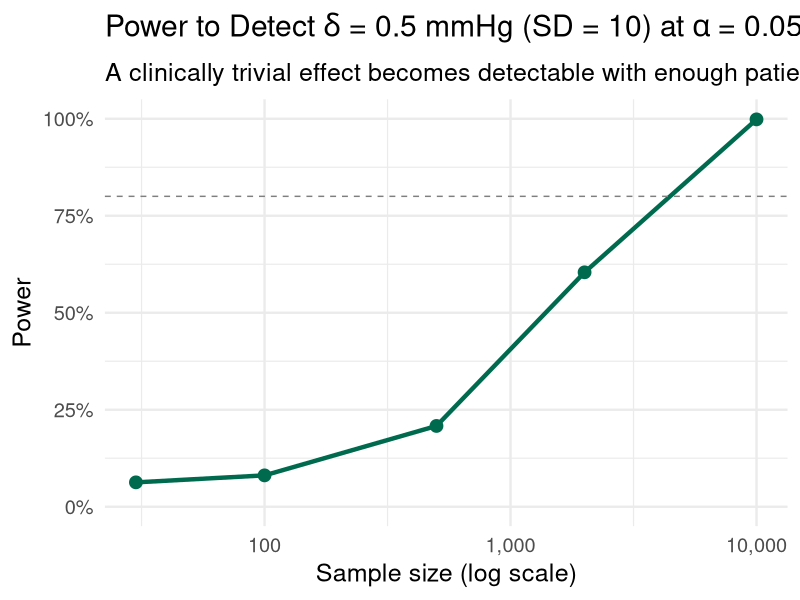
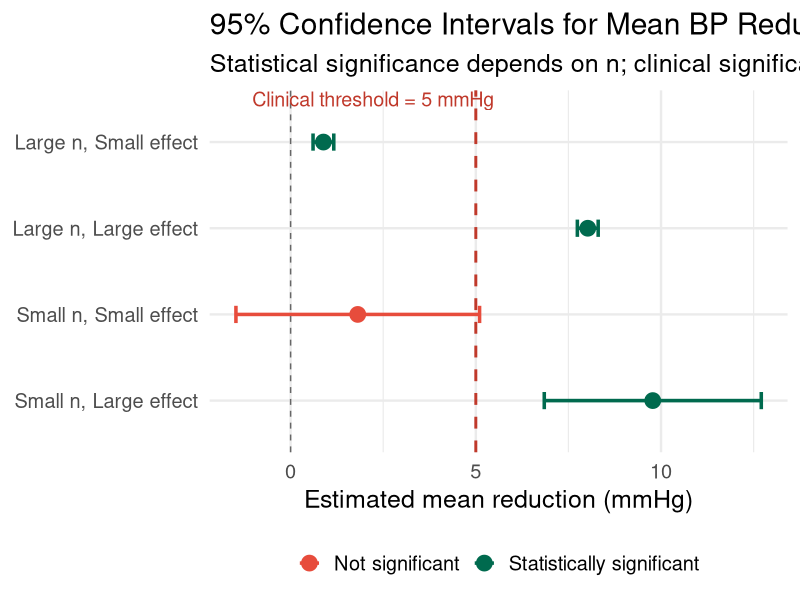
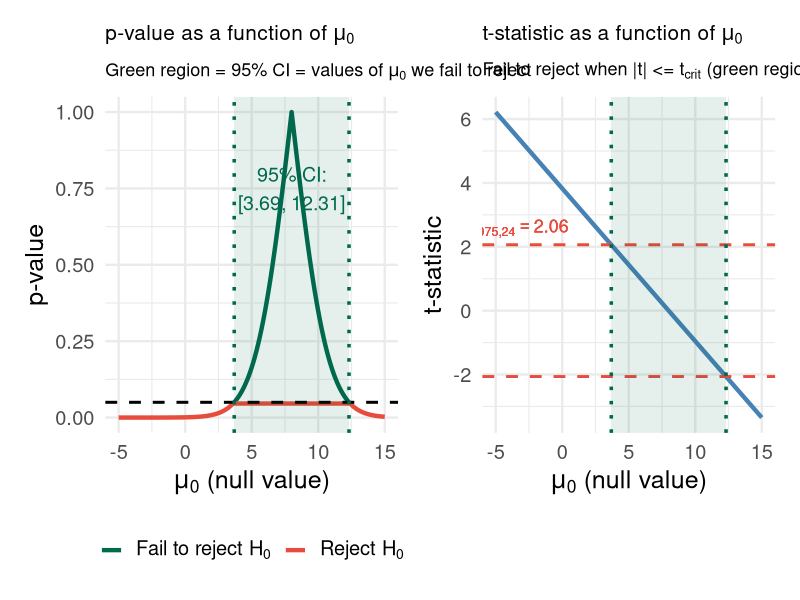
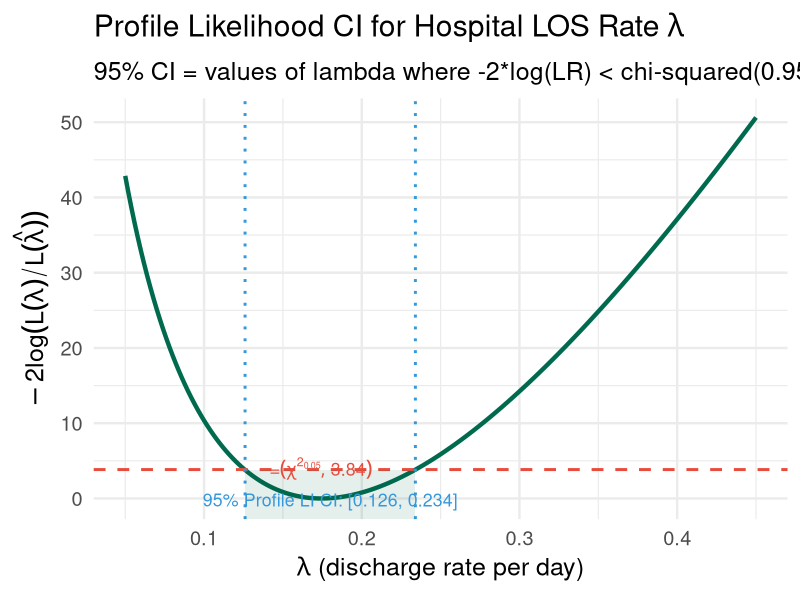
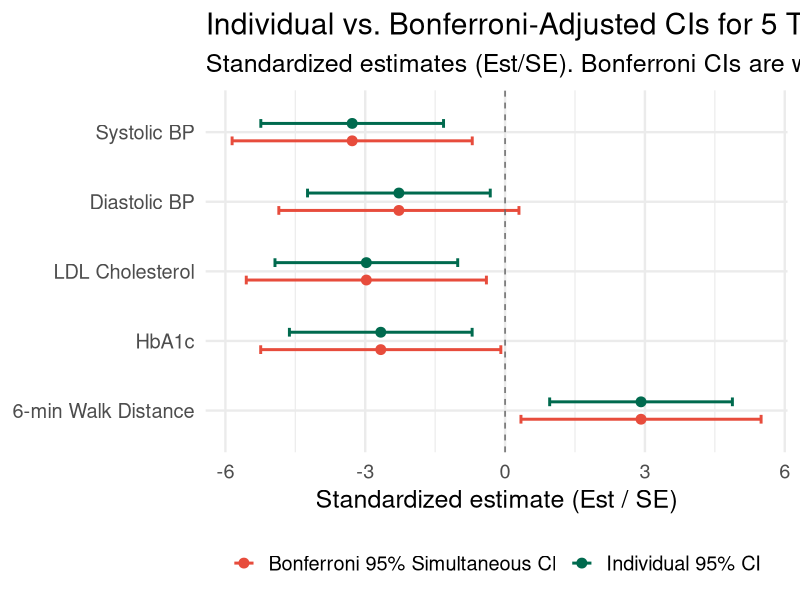

These figures' R source, in order:
## ---- chunk 1
#| label: setup
#| include: false
library(tidyverse)
library(broom)
library(patchwork)
set.seed(551)
theme_set(theme_minimal(base_size = 18))
## ---- chunk 2
#| echo: true
#| code-fold: true
#| fig-height: 7
#| fig-width: 14

# Simulate: true effect = delta (small), vary n
# Test H0: mu = 0 vs Ha: mu != 0
sim_pvals <- function(n, delta = 0.5, sigma = 10, B = 5000) {
  replicate(B, {
    x <- rnorm(n, mean = delta, sd = sigma)
    t.test(x, mu = 0)$p.value
  })
}

sample_sizes <- c(30, 100, 500, 2000, 10000)
results <- map_dfr(sample_sizes, function(n) {
  pvals <- sim_pvals(n, delta = 0.5, sigma = 10)
  tibble(n = n, power = mean(pvals < 0.05))
})

results |>
  ggplot(aes(x = n, y = power)) +
  geom_line(color = "#006a4e", linewidth = 1.5) +
  geom_point(size = 4, color = "#006a4e") +
  geom_hline(yintercept = 0.8, linetype = "dashed", color = "gray50") +
  scale_x_log10(labels = scales::comma) +
  scale_y_continuous(labels = scales::percent, limits = c(0, 1)) +
  labs(
    title = expression("Power to Detect " * delta * " = 0.5 mmHg (SD = 10) at " * alpha * " = 0.05"),
    subtitle = "A clinically trivial effect becomes detectable with enough patients",
    x = "Sample size (log scale)", y = "Power"
  )
## ---- chunk 3
#| echo: true
#| code-fold: true
#| fig-height: 8
#| fig-width: 14

# Simulate 4 scenarios: large/small n x large/small effect
scenarios <- tribble(
  ~n,     ~delta,  ~label,
  50,     8,       "Small n, Large effect",
  50,     1,       "Small n, Small effect",
  5000,   8,       "Large n, Large effect",
  5000,   1,       "Large n, Small effect"
)

set.seed(551)
scenario_results <- scenarios |>
  rowwise() |>
  mutate(
    data = list(rnorm(n, mean = delta, sd = 10)),
    test = list(t.test(data, mu = 0)),
    estimate = test$estimate,
    ci_low  = test$conf.int[1],
    ci_high = test$conf.int[2],
    pval = test$p.value,
    sig = pval < 0.05
  ) |>
  ungroup()

scenario_results |>
  mutate(
    label = factor(label, levels = scenarios$label),
    sig_label = ifelse(sig, "Statistically significant", "Not significant")
  ) |>
  ggplot(aes(x = label, y = estimate, color = sig_label)) +
  geom_point(size = 5) +
  geom_errorbar(aes(ymin = ci_low, ymax = ci_high), width = 0.2, linewidth = 1.2) +
  geom_hline(yintercept = 0, linetype = "dashed", color = "gray40") +
  geom_hline(yintercept = 5, linetype = "dashed", color = "#c0392b", linewidth = 1) +
  annotate("text", x = 4.5, y = 5.5, label = "Clinical threshold = 5 mmHg",
           color = "#c0392b", hjust = 1, size = 5) +
  scale_color_manual(values = c("Statistically significant" = "#006a4e",
                                "Not significant" = "#e74c3c")) +
  labs(
    title = "95% Confidence Intervals for Mean BP Reduction (mmHg)",
    subtitle = "Statistical significance depends on n; clinical significance depends on effect size",
    x = NULL, y = "Estimated mean reduction (mmHg)",
    color = NULL
  ) +
  coord_flip() +
  theme(legend.position = "bottom")
## ---- chunk 4
#| echo: true
p_control <- 0.045
p_treatment <- 0.032
RR  <- p_treatment / p_control
ARR <- p_control - p_treatment
NNT <- 1 / ARR

tibble(
  Measure = c("Risk (control)", "Risk (treatment)", 
              "Absolute Risk Reduction (ARR)", 
              "Relative Risk (RR)", 
              "Number Needed to Treat (NNT)"),
  Value = c(p_control, p_treatment, ARR, RR, NNT)
) |>
  mutate(Value = round(Value, 3)) |>
  knitr::kable(align = "lr")
## ---- chunk 5
#| echo: true
#| code-fold: true
#| fig-height: 9
#| fig-width: 14

# Observed data: blood pressure reduction (mmHg)
set.seed(42)
n <- 25
bp_data <- rnorm(n, mean = 6.5, sd = 8)

xbar <- mean(bp_data)
s    <- sd(bp_data)
se   <- s / sqrt(n)
df   <- n - 1
t_crit <- qt(0.975, df)

# 95% CI
ci_low  <- xbar - t_crit * se
ci_high <- xbar + t_crit * se

# For each null value mu0, compute t-statistic and p-value
test_grid <- tibble(mu0 = seq(-5, 15, by = 0.1)) |>
  mutate(
    t_stat = (xbar - mu0) / se,
    pval   = 2 * pt(-abs(t_stat), df = df),
    reject = pval < 0.05
  )

p1 <- test_grid |>
  ggplot(aes(x = mu0, y = pval, color = reject)) +
  geom_line(linewidth = 1.5) +
  geom_hline(yintercept = 0.05, linetype = "dashed", linewidth = 1) +
  geom_vline(xintercept = c(ci_low, ci_high), 
             linetype = "dotted", color = "#006a4e", linewidth = 1.2) +
  annotate("rect", xmin = ci_low, xmax = ci_high, ymin = -Inf, ymax = Inf,
           fill = "#006a4e", alpha = 0.1) +
  annotate("text", x = xbar, y = 0.75,
           label = sprintf("95%% CI:\n[%.2f, %.2f]", ci_low, ci_high),
           color = "#006a4e", size = 5) +
  scale_color_manual(
    values = c("TRUE" = "#e74c3c", "FALSE" = "#006a4e"),
    labels = c("TRUE" = expression("Reject " * H[0]),
               "FALSE" = expression("Fail to reject " * H[0]))
  ) +
  labs(
    title = expression("p-value as a function of " * mu[0]),
    subtitle = expression("Green region = 95% CI = values of " * mu[0] * " we fail to reject"),
    x = expression(mu[0] * " (null value)"),
    y = "p-value",
    color = NULL
  ) +
  theme(legend.position = "bottom",
        plot.title    = element_text(size = 15),
        plot.subtitle = element_text(size = 13))

p2 <- test_grid |>
  ggplot(aes(x = mu0, y = t_stat)) +
  geom_line(color = "steelblue", linewidth = 1.5) +
  geom_hline(yintercept = c(-t_crit, t_crit), linetype = "dashed",
             color = "#e74c3c", linewidth = 1) +
  geom_vline(xintercept = c(ci_low, ci_high),
             linetype = "dotted", color = "#006a4e", linewidth = 1.2) +
  annotate("rect", xmin = ci_low, xmax = ci_high, ymin = -Inf, ymax = Inf,
           fill = "#006a4e", alpha = 0.1) +
  annotate("text", x = -3.5, y = t_crit + 0.5,
           label = bquote(t[0.975*","*.(df)] == .(round(t_crit, 2))),
           color = "#e74c3c", size = 4.5) +
  labs(
    title = expression("t-statistic as a function of " * mu[0]),
    subtitle = expression("Fail to reject when |t| <= t"[crit] * " (green region)"),
    x = expression(mu[0] * " (null value)"),
    y = "t-statistic"
  ) +
  theme(plot.title    = element_text(size = 15),
        plot.subtitle = element_text(size = 13))

p1 + p2
## ---- chunk 6
#| echo: true
# 15 measurements of drug plasma concentration (ng/mL)
set.seed(551)
conc <- rnorm(15, mean = 50, sd = 3.8)  # SD ≈ 3.8 (under QC limit)

n <- length(conc)
s2 <- var(conc)
df <- n - 1

# 95% two-sided CI for sigma^2
chi_upper <- qchisq(0.975, df)  # upper tail => lower bound of CI
chi_lower <- qchisq(0.025, df)  # lower tail => upper bound of CI

ci_var_low  <- df * s2 / chi_upper
ci_var_high <- df * s2 / chi_lower
ci_sd_low   <- sqrt(ci_var_low)
ci_sd_high  <- sqrt(ci_var_high)

cat("Sample variance:", round(s2, 3), "\n")
cat("Sample SD:", round(sqrt(s2), 3), "\n")
cat("95% CI for sigma^2: [", round(ci_var_low, 3), ",", round(ci_var_high, 3), "]\n")
cat("95% CI for sigma:   [", round(ci_sd_low, 3),  ",", round(ci_sd_high, 3),  "]\n")
cat("Upper bound for sigma:", round(ci_sd_high, 3), 
    "-- QC limit:", 5, "\n")
cat("Conclusion:", 
    ifelse(ci_sd_high < 5, "Pass QC (upper CI bound < 5)", "Fail QC"))
## ---- chunk 7
#| echo: true
#| code-fold: true
#| fig-height: 6
#| fig-width: 13
# Profile likelihood CI for exponential rate lambda
# Data: hospital length of stay (days)
set.seed(99)
los <- rexp(40, rate = 0.2)  # mean LOS = 5 days

log_lik <- function(lambda) {
  sum(dexp(los, rate = lambda, log = TRUE))
}

lambda_hat <- 1 / mean(los)
lmax       <- log_lik(lambda_hat)

lam_grid <- seq(0.05, 0.45, by = 0.002)
ll_vals  <- map_dbl(lam_grid, log_lik)
rel_ll   <- -2 * (ll_vals - lmax)

# chi-squared cutoff for 95% CI
cutoff <- qchisq(0.95, df = 1)

ci_lam <- range(lam_grid[rel_ll <= cutoff])

ggplot(tibble(lambda = lam_grid, rl = rel_ll), aes(x = lambda, y = rl)) +
  geom_line(color = "#006a4e", linewidth = 1.5) +
  geom_hline(yintercept = cutoff, linetype = "dashed", color = "#e74c3c", linewidth = 1) +
  geom_vline(xintercept = ci_lam, linetype = "dotted", color = "#3498db", linewidth = 1) +
  annotate("rect", xmin = ci_lam[1], xmax = ci_lam[2], ymin = -Inf, ymax = cutoff,
           fill = "#006a4e", alpha = 0.1) +
  annotate("text", x = lambda_hat, y = cutoff + 0.15,
           label = sprintf("chi^2[0.05,1] = %.2f", cutoff), parse = TRUE,
           color = "#e74c3c", size = 4.5) +
  annotate("text", x = mean(ci_lam), y = -0.2,
           label = sprintf("95%% Profile LI CI: [%.3f, %.3f]", ci_lam[1], ci_lam[2]),
           color = "#3498db", size = 4.5) +
  labs(
    title = expression("Profile Likelihood CI for Hospital LOS Rate " * lambda),
    subtitle = "95% CI = values of lambda where -2*log(LR) < chi-squared(0.95, df=1)",
    x = expression(lambda * " (discharge rate per day)"),
    y = expression(-2 * log(L(lambda) / L(hat(lambda))))
  )
## ---- chunk 8
#| echo: true
#| code-fold: true
#| fig-height: 8
#| fig-width: 14

# Clinical trial with 5 endpoints; simulate estimates and SEs
set.seed(551)
m <- 5
endpoints <- c("Systolic BP", "Diastolic BP", "LDL Cholesterol",
                "HbA1c", "6-min Walk Distance")
estimates <- c(-8.2, -4.1, -12.5, -0.4, 35.0)
se_vals   <- c(2.5, 1.8, 4.2, 0.15, 12.0)
units     <- c("mmHg", "mmHg", "mg/dL", "%", "meters")

# Unadjusted 95% CIs (z-based for simplicity)
z_ind <- qnorm(0.975)
# Bonferroni-adjusted 95% simultaneous CIs
z_bon <- qnorm(1 - 0.05 / (2 * m))

ci_df <- tibble(
  Endpoint = factor(endpoints, levels = rev(endpoints)),
  Est = estimates,
  SE  = se_vals,
  Unit = units,
  Est_std = estimates / se_vals  # standardize for display
) |>
  mutate(
    ci_lo_ind = Est_std - z_ind,
    ci_hi_ind = Est_std + z_ind,
    ci_lo_bon = Est_std - z_bon,
    ci_hi_bon = Est_std + z_bon
  ) |>
  pivot_longer(cols = starts_with("ci"),
               names_to = c("bound", "type"),
               names_pattern = "ci_(lo|hi)_(ind|bon)") |>
  pivot_wider(names_from = bound, values_from = value) |>
  mutate(Method = ifelse(type == "ind", "Individual 95% CI", "Bonferroni 95% Simultaneous CI"))

ggplot(ci_df, aes(y = Endpoint, x = Est_std, color = Method)) +
  geom_point(size = 3, position = position_dodge(width = 0.5)) +
  geom_errorbarh(aes(xmin = lo, xmax = hi), height = 0.25, linewidth = 1,
                 position = position_dodge(width = 0.5)) +
  geom_vline(xintercept = 0, linetype = "dashed", color = "gray40") +
  scale_color_manual(values = c("Individual 95% CI" = "#006a4e",
                                "Bonferroni 95% Simultaneous CI" = "#e74c3c")) +
  labs(
    title = "Individual vs. Bonferroni-Adjusted CIs for 5 Trial Endpoints",
    subtitle = "Standardized estimates (Est/SE). Bonferroni CIs are wider to control familywise coverage.",
    x = "Standardized estimate (Est / SE)",
    y = NULL, color = NULL
  ) +
  theme(legend.position = "bottom")
## ---- chunk 9
#| echo: true
# Exact binomial test
n_screen <- 200
x_pos    <- 170

binom_test <- binom.test(x_pos, n_screen, p = 0.80, alternative = "greater")
binom_test_two <- binom.test(x_pos, n_screen, p = 0.80, alternative = "two.sided")

cat("One-sided p-value:", round(binom_test$p.value, 5), "\n")
cat("95% lower bound for p:", round(binom_test$conf.int[1], 4), "\n")
cat("\nTwo-sided 95% CI for p: [",
    round(binom_test_two$conf.int[1], 4), ",",
    round(binom_test_two$conf.int[2], 4), "]\n")
cat("Duality check: 0.80 in two-sided CI?",
    binom_test_two$conf.int[1] <= 0.80 & 0.80 <= binom_test_two$conf.int[2])
## ---- chunk 10
#| echo: true
#| code-fold: true
# Re-use the blood pressure data from the Visualizing Duality slide
set.seed(42)
n <- 25
bp_data <- rnorm(n, mean = 6.5, sd = 8)

xbar   <- mean(bp_data)
s      <- sd(bp_data)
se     <- s / sqrt(n)
df     <- n - 1
t_crit <- qt(0.975, df)

ci_low  <- xbar - t_crit * se
ci_high <- xbar + t_crit * se

# Test a grid of specific null values
null_vals <- c(0, 2, round(ci_low, 1), 5, round(xbar, 1), round(ci_high, 1), 10, 12)

results <- tibble(mu_0 = null_vals) |>
  mutate(
    t_stat  = (xbar - mu_0) / se,
    p_value = 2 * pt(-abs(t_stat), df = df),
    reject  = p_value < 0.05,
    in_CI   = mu_0 >= ci_low & mu_0 <= ci_high,
    consistent = reject != in_CI  # should always be FALSE (never inconsistent)
  )

results |>
  mutate(
    across(c(t_stat, p_value), \(x) round(x, 3)),
    Decision  = ifelse(reject,  "Reject H\u2080",        "Fail to reject H\u2080"),
    `In 95% CI?` = ifelse(in_CI, "\u2713 Yes",           "\u2717 No"),
    `Consistent?` = ifelse(!consistent, "\u2713 Yes",    "\u2717 No")
  ) |>
  select(`mu_0`, t_stat, p_value, Decision, `In 95% CI?`, `Consistent?`) |>
  knitr::kable(
    col.names = c("mu_0", "t-statistic", "p-value", "Decision", "In 95% CI?", "Duality holds?"),
    align = "rrrllc",
    caption = sprintf("95%% CI: [%.2f, %.2f].  xbar = %.2f, s = %.2f, n = %d",
                      ci_low, ci_high, xbar, s, n)
  )
